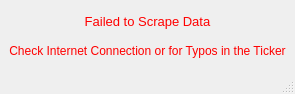
<?xml version="1.0" encoding="UTF-8"?>
<ui version="4.0">
 <class>MainWindow</class>
 <widget class="QMainWindow" name="MainWindow">
  <property name="geometry">
   <rect>
    <x>0</x>
    <y>0</y>
    <width>275</width>
    <height>94</height>
   </rect>
  </property>
  <property name="windowTitle">
   <string>MainWindow</string>
  </property>
  <widget class="QWidget" name="centralwidget">
   <layout class="QGridLayout" name="gridLayout">
    <item row="0" column="0">
     <widget class="QLabel" name="label">
      <property name="palette">
       <palette>
        <active>
         <colorrole role="WindowText">
          <brush brushstyle="SolidPattern">
           <color alpha="255">
            <red>255</red>
            <green>0</green>
            <blue>0</blue>
           </color>
          </brush>
         </colorrole>
        </active>
        <inactive>
         <colorrole role="WindowText">
          <brush brushstyle="SolidPattern">
           <color alpha="255">
            <red>255</red>
            <green>0</green>
            <blue>0</blue>
           </color>
          </brush>
         </colorrole>
        </inactive>
        <disabled>
         <colorrole role="WindowText">
          <brush brushstyle="SolidPattern">
           <color alpha="255">
            <red>120</red>
            <green>120</green>
            <blue>120</blue>
           </color>
          </brush>
         </colorrole>
        </disabled>
       </palette>
      </property>
      <property name="font">
       <font>
        <pointsize>10</pointsize>
       </font>
      </property>
      <property name="text">
       <string>Failed to Scrape Data</string>
      </property>
      <property name="alignment">
       <set>Qt::AlignCenter</set>
      </property>
     </widget>
    </item>
    <item row="1" column="0">
     <widget class="QLabel" name="label_2">
      <property name="palette">
       <palette>
        <active>
         <colorrole role="WindowText">
          <brush brushstyle="SolidPattern">
           <color alpha="255">
            <red>255</red>
            <green>0</green>
            <blue>0</blue>
           </color>
          </brush>
         </colorrole>
        </active>
        <inactive>
         <colorrole role="WindowText">
          <brush brushstyle="SolidPattern">
           <color alpha="255">
            <red>255</red>
            <green>0</green>
            <blue>0</blue>
           </color>
          </brush>
         </colorrole>
        </inactive>
        <disabled>
         <colorrole role="WindowText">
          <brush brushstyle="SolidPattern">
           <color alpha="255">
            <red>120</red>
            <green>120</green>
            <blue>120</blue>
           </color>
          </brush>
         </colorrole>
        </disabled>
       </palette>
      </property>
      <property name="text">
       <string>Check Internet Connection or for Typos in the Ticker</string>
      </property>
      <property name="alignment">
       <set>Qt::AlignCenter</set>
      </property>
     </widget>
    </item>
   </layout>
  </widget>
  <widget class="QMenuBar" name="menubar">
   <property name="geometry">
    <rect>
     <x>0</x>
     <y>0</y>
     <width>275</width>
     <height>21</height>
    </rect>
   </property>
  </widget>
  <widget class="QStatusBar" name="statusbar"/>
 </widget>
 <resources/>
 <connections/>
</ui>
